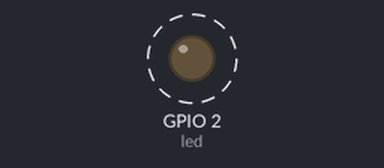
This program was run on a simulated ESP32 board running MicroPython. Shown: output pins drawn as LEDs (lit = HIGH). Dashed ring = blinking. What the program prints to the serial console is not drawn.

Above: at 0.2 s.
Timing chart, 0 to 3.0 s (numbered marks = the images above):
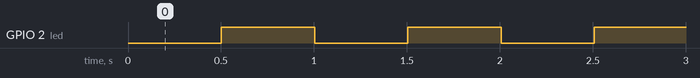

The program:

main.py
```python
# MicroPython Script for ESP32
# Author: Himanshu Tripathi

# LED blinking with non-blocking delay

import machine
import time

# object for led pin
led = machine.Pin(2,machine.Pin.OUT)

# global variable
start_time = time.ticks_ms()
interval = 500 # time in ms

# blink the LED forever
while True:
    if (time.ticks_ms()-start_time) >= interval:
        start_time = time.ticks_ms()
        led.value(not led.value())
        print('LED is on' if (led.value()) else 'LED is off')
```

Measured:
- by itself, GPIO 2 (led): alternates HIGH for 0.50 s and LOW for 0.50 s
